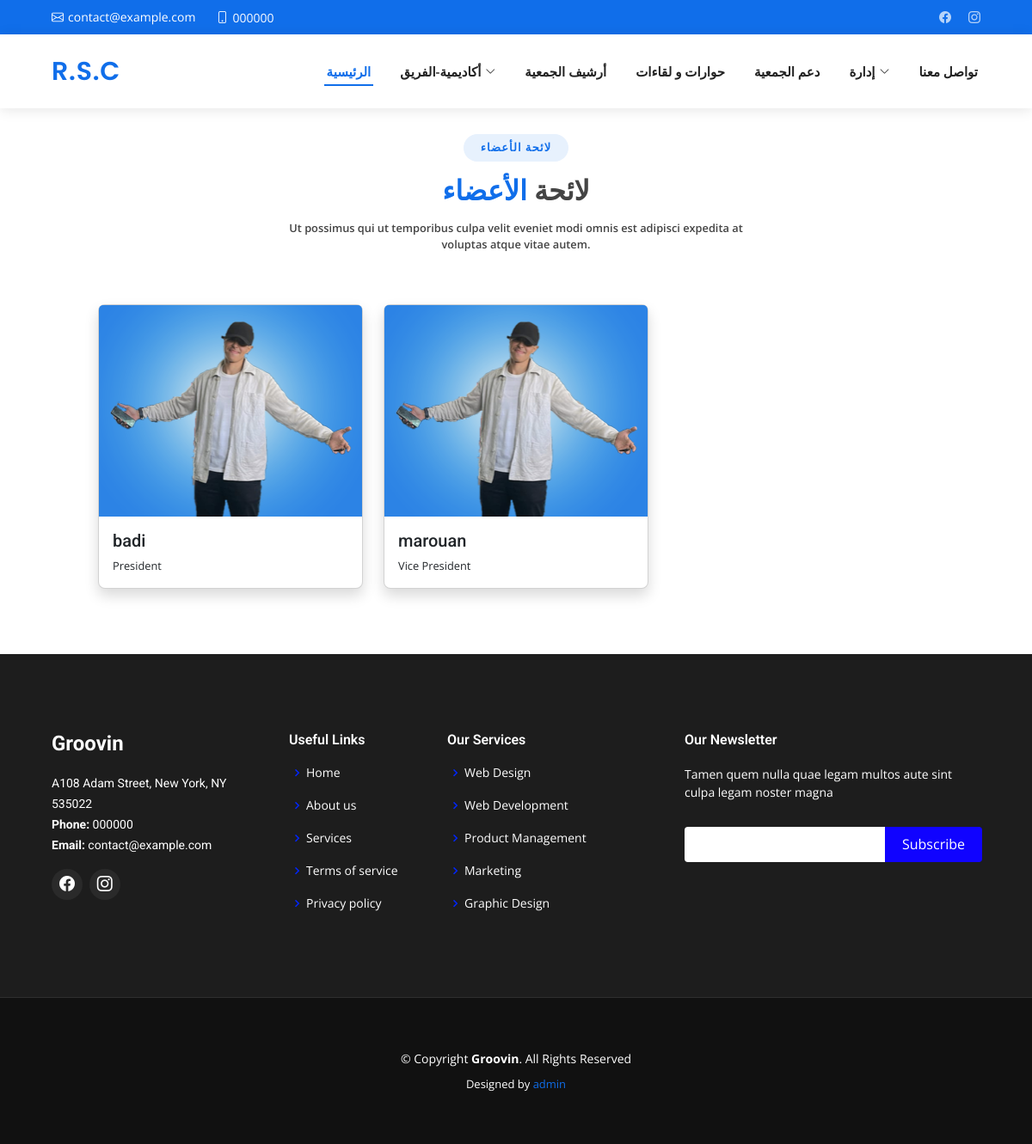
Screenshot of /administration/mebre.php with the database file from the repository.
### tables this page shows
CREATE TABLE `contact_info` (
  `id` int(11) NOT NULL,
  `type` varchar(50) NOT NULL,
  `icon` varchar(50) NOT NULL,
  `title` varchar(100) NOT NULL,
  `value` varchar(255) NOT NULL,
  `map_url` varchar(1000) DEFAULT NULL
);

CREATE TABLE `social_links` (
  `id` int(11) NOT NULL,
  `platform` varchar(50) NOT NULL,
  `icon` varchar(50) NOT NULL,
  `url` varchar(255) NOT NULL
);

CREATE TABLE `members` (
  `id` int(11) NOT NULL,
  `name` varchar(255) NOT NULL,
  `image` varchar(255) NOT NULL,
  `role_id` int(11) DEFAULT NULL
);

CREATE TABLE `member_roles` (
  `id` int(11) NOT NULL,
  `role_name` varchar(255) NOT NULL
);

### administration/mebre.php (the view, shortened to what this page needs)
<!DOCTYPE html>
<html lang="en">
<head>
    <?php include "../inc/link.php"; ?>
</head>
<body>
    <?php include "../inc/header.php"; ?>
    <main>
        <div class="container" data-aos="fade-up">
            <div class="section-title">
                <h2>لائحة الأعضاء</h2>
                <h3>لائحة<span> الأعضاء</span></h3>
                <p>Ut possimus qui ut temporibus culpa velit eveniet modi omnis est adipisci expedita at voluptas atque vitae autem.</p>
            </div>
            <div class="container">
                <div class="row">
                    <?php
                    $servername = "localhost";
                    $username = "root";
                    $password = "";
                    $database = "association";
                    $conn = new mysqli($servername, $username, $password, $database);
                    $sql = "SELECT members.name, members.image, member_roles.role_name
                            FROM members
                            JOIN member_roles ON members.role_id = member_roles.id";
                    $result = $conn->query($sql);
                    if ($result->num_rows > 0) {
                        while ($row = $result->fetch_assoc()) {
                            echo '<div class="col-md-4">';
                            echo '<div class="card mb-3 shadow">';
                            echo '<img src="../admin//uploads/image/' . $row["image"] . '" class="card-img-top" alt="' . $row["name"] . '">';
                            echo '<div class="card-body">';
                            echo '<h5 class="card-title">' . $row["name"] . '</h5>';
                            echo '<p class="card-text">' . $row["role_name"] . '</p>';
                            echo '</div>';
                            echo '</div>';
                            echo '</div>';
                        }
                    } else {
                        echo '<p>No members found.</p>';
                    }
                    ?>
                </div>
            </div>
        </div>
    </main>
    <?php include "../inc/footer.php"; ?>
</body>
</html>

### inc/header.php (shortened to what this page needs)
<?php
$servername = "localhost";
$username = "root";
$password = "";
$dbname = "association";
$conn = new mysqli($servername, $username, $password, $dbname);
$email_sql = "SELECT * FROM contact_info WHERE type = 'email'";
$email_result = $conn->query($email_sql);
$phone_sql = "SELECT * FROM contact_info WHERE type = 'phone'";
$phone_result = $conn->query($phone_sql);
$social_sql = "SELECT * FROM social_links";
$social_result = $conn->query($social_sql);
?>
<section id="topbar" class="d-flex align-items-center">
    <div class="container d-flex justify-content-center justify-content-md-between">
        <div class="contact-info d-flex align-items-center">
        <?php while ($email_row = $email_result->fetch_assoc()): ?>
            <i class="bi bi-envelope d-flex align-items-center"><a href="mailto:contact@example.com"><?= $email_row['value'] ?></a></i>
        <?php endwhile; ?>
        <?php while ($phone_row = $phone_result->fetch_assoc()): ?>
            <i class="bi bi-phone d-flex align-items-center ms-4"><span><?= $phone_row['value'] ?></span></i>
        <?php endwhile; ?>
        </div>
        <div class="social-links d-none d-md-flex align-items-center">
        <?php while ($social_row = $social_result->fetch_assoc()): ?>
            <a href="<?= $social_row['url'] ?>" class="<?= $social_row['platform'] ?>">
                <i class="<?= $social_row['icon'] ?>"></i>
            </a>
        <?php endwhile; ?>
    </div>
    </div>
</section>
<header id="header" class="d-flex align-items-center">
    <div class="container d-flex align-items-center justify-content-between">
        <h1 class="logo"><a href="index.php"><span>R.S.C</span></a>
        </h1>
        <nav id="navbar" class="navbar">
            <ul>
                <li><a class="nav-link scrollto active" href="index.php">الرئيسية</a></li>
                <li class="dropdown"><a href="#"><span>أكاديمية-الفريق</span> <i class="bi bi-chevron-down"></i></a>
                </li>
                <li><a class="nav-link scrollto" href="archife.php">أرشيف الجمعية</a></li>
                <li><a class="nav-link scrollto" href="actualete.php">حوارات و لقاءات</a></li>
                <li><a class="nav-link scrollto" href="soutenir.php">دعم الجمعية</a></li>
                <li class="dropdown"><a href="#"><span>إدارة</span> <i class="bi bi-chevron-down"></i></a>
                </li>
                <li><a class="nav-link scrollto " href="contact.php">تواصل معنا</a></li>
            </ul>
        </nav>
    </div>
</header>

### inc/footer.php (shortened to what this page needs)
<?php
$servername = "localhost";
$username = "root";
$password = "";
$dbname = "association";
$conn = new mysqli($servername, $username, $password, $dbname);
$address_sql = "SELECT * FROM contact_info WHERE type = 'address'";
$address_result = $conn->query($address_sql);
$email_sql = "SELECT * FROM contact_info WHERE type = 'email'";
$email_result = $conn->query($email_sql);
$phone_sql = "SELECT * FROM contact_info WHERE type = 'phone'";
$phone_result = $conn->query($phone_sql);
$social_sql = "SELECT * FROM social_links";
$social_result = $conn->query($social_sql);
?>
<footer id="footer">
    <div class="footer-top">
        <div class="container">
            <div class="row">
                <div class="col-lg-3 col-md-6">
                    <div class="footer-info">
                        <h3>Groovin</h3>
                        <p>
                            <?php while ($address_row = $address_result->fetch_assoc()): ?>
                                <?= $address_row['value'] ?>
                            <?php endwhile; ?>
                            <br>
                            <?php while ($phone_row = $phone_result->fetch_assoc()): ?>
                            <strong>Phone:</strong> <?= $phone_row['value'] ?><br>
                            <?php endwhile; ?>
                            <?php while ($email_row = $email_result->fetch_assoc()): ?>
                            <strong>Email:</strong> <?= $email_row['value'] ?><br>
                            <?php endwhile; ?>
                        </p>
                        <div class="social-links mt-3">
                            <?php while ($social_row = $social_result->fetch_assoc()): ?>
                                <a href="<?= $social_row['url'] ?>" class="<?= $social_row['platform'] ?>">
                                    <i class="<?= $social_row['icon'] ?>"></i>
                                </a>
                            <?php endwhile; ?>
                        </div>
                    </div>
                </div>
                <div class="col-lg-2 col-md-6 footer-links">
                    <h4>Useful Links</h4>
                    <ul>
                        <li><i class="bx bx-chevron-right"></i> <a href="#">Home</a></li>
                        <li><i class="bx bx-chevron-right"></i> <a href="#">About us</a></li>
                        <li><i class="bx bx-chevron-right"></i> <a href="#">Services</a></li>
                        <li><i class="bx bx-chevron-right"></i> <a href="#">Terms of service</a></li>
                        <li><i class="bx bx-chevron-right"></i> <a href="#">Privacy policy</a></li>
                    </ul>
                </div>
                <div class="col-lg-3 col-md-6 footer-links">
                    <h4>Our Services</h4>
                    <ul>
                        <li><i class="bx bx-chevron-right"></i> <a href="#">Web Design</a></li>
                        <li><i class="bx bx-chevron-right"></i> <a href="#">Web Development</a></li>
                        <li><i class="bx bx-chevron-right"></i> <a href="#">Product Management</a></li>
                        <li><i class="bx bx-chevron-right"></i> <a href="#">Marketing</a></li>
                        <li><i class="bx bx-chevron-right"></i> <a href="#">Graphic Design</a></li>
                    </ul>
                </div>
                <div class="col-lg-4 col-md-6 footer-newsletter">
                    <h4>Our Newsletter</h4>
                    <p>Tamen quem nulla quae legam multos aute sint culpa legam noster magna</p>
                    <form action="" method="post">
                        <input type="email" name="email"><input type="submit" value="Subscribe">
                    </form>
                </div>
            </div>
        </div>
    </div>
    <div class="container">
        <div class="copyright">
            &copy; Copyright <strong><span>Groovin</span></strong>. All Rights Reserved
        </div>
        <div class="credits">
            Designed by <a href="../admin/index.php">admin</a>
        </div>
    </div>
</footer>

### administration/mebre.php (style rules this page uses)
h1 { text-align: center; margin-top: 20px; color: #333; }

### rows the page displays
contact_info: value "contact@example.com"
contact_info: value "000000"
members: image (picture), name "badi", role.role_name "President"
members: image (picture), name "marouan", role.role_name "Vice President"
contact_info: value "A108 Adam Street, New York, NY 535022"
